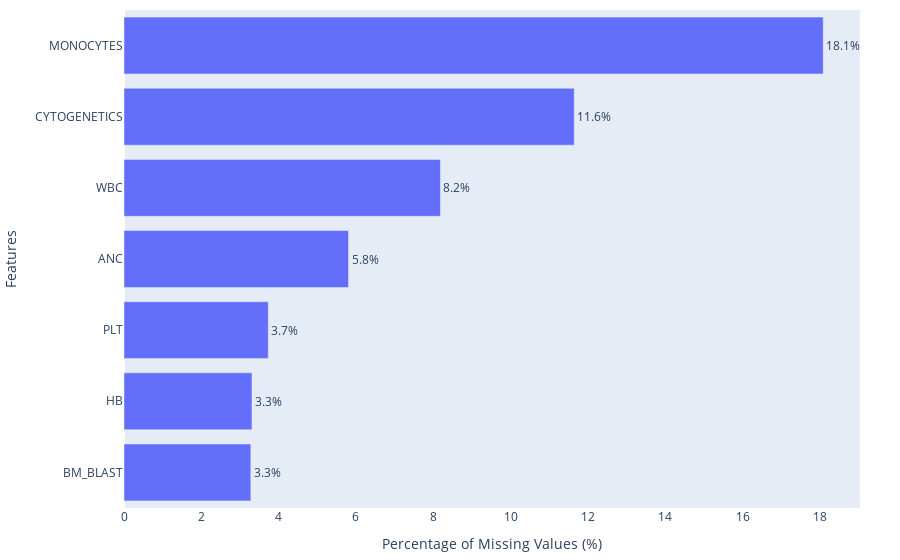
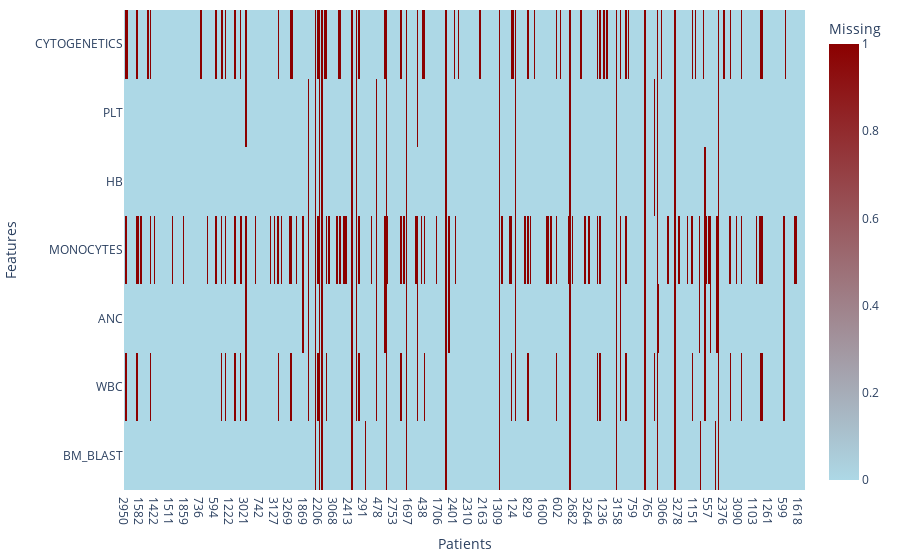
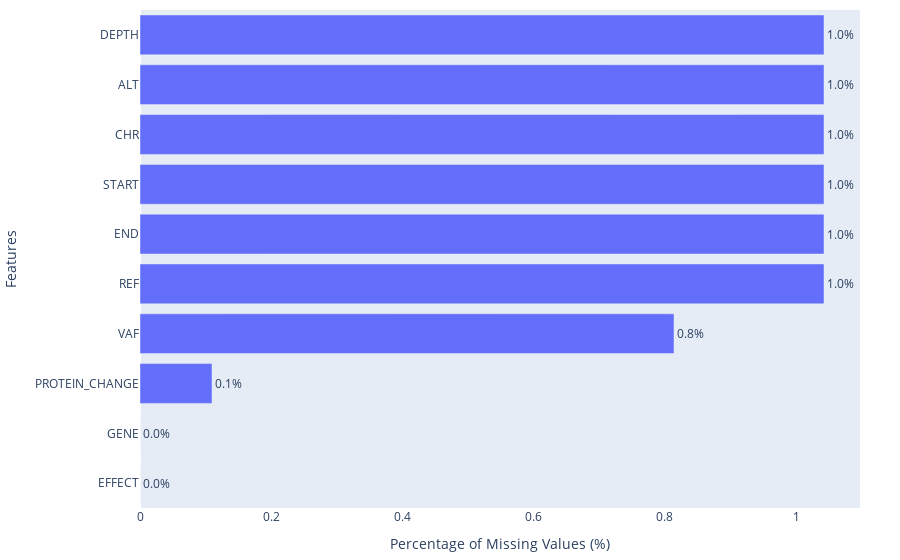
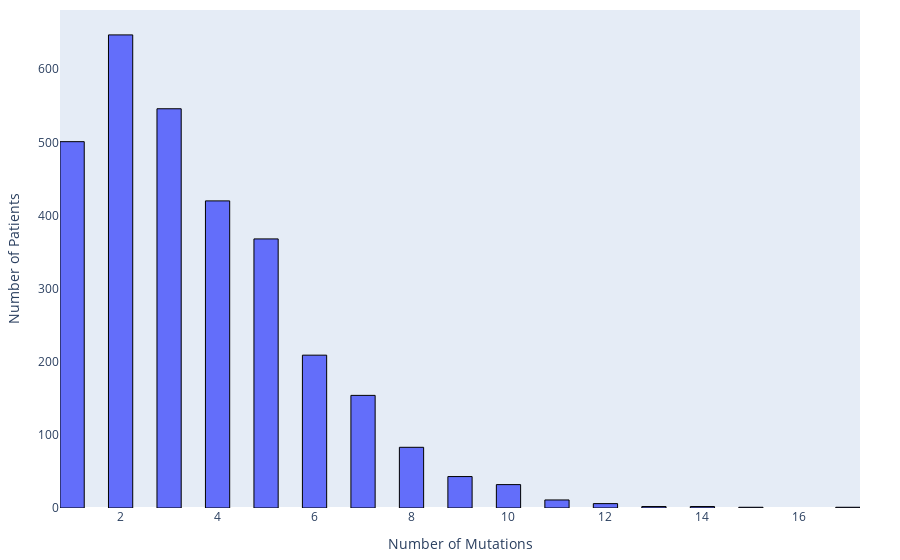

Source (notebook cell) for these figures, in order:
### Markdown cell above
## 1. Missing values — Clinical / Molecular

### Code cell
# Remove IDs and center info for missingness analysis
df_noid = df.drop(columns=["ID", "CENTER"], errors="ignore")
maf_noid = maf_df.drop(columns=["ID"], errors="ignore")

# -----------------------
# 1.1 Missing values (clinical)
# -----------------------
missing_clinical = df_noid.isnull().sum()
missing_clinical_pct = (missing_clinical / len(df_noid) * 100).sort_values()

fig1 = go.Figure(
    go.Bar(
        x=missing_clinical_pct.values,
        y=missing_clinical_pct.index,
        orientation="h",
        text=[f"{v:.1f}%" for v in missing_clinical_pct.values],
        textposition="outside",
    )
)

fig1.update_layout(
    xaxis_title="Percentage of Missing Values (%)",
    yaxis_title="Features",
    margin=dict(l=120, r=40, t=10, b=40),
    showlegend=False,
)
fig1.update_xaxes(showgrid=False)
fig1.update_yaxes(showgrid=False)

fig1.show()

# -----------------------
# 1.2 Missing-value heatmap (clinical)
# -----------------------
missing_matrix = df_noid.isnull().astype(int)

sample_size = min(500, len(df_noid))
missing_sample = missing_matrix.sample(n=sample_size, random_state=42)

z = missing_sample.T.values
x = missing_sample.index.astype(str)
y = missing_sample.columns.astype(str)

fig2 = go.Figure(
    go.Heatmap(
        z=z,
        x=x,
        y=y,
        colorscale=[[0, "lightblue"], [1, "darkred"]],
        colorbar=dict(title="Missing"),
    )
)

fig2.update_layout(
    xaxis_title="Patients",
    yaxis_title="Features",
    margin=dict(l=120, r=40, t=10, b=40),
)
fig2.update_xaxes(showgrid=False)
fig2.update_yaxes(showgrid=False)

fig2.show()

# -----------------------
# 1.3 Missing values (molecular)
# -----------------------
missing_molecular = maf_noid.isnull().sum()
missing_molecular_pct = (missing_molecular / len(maf_noid) * 100).sort_values()

fig3 = go.Figure(
    go.Bar(
        x=missing_molecular_pct.values,
        y=missing_molecular_pct.index,
        orientation="h",
        text=[f"{v:.1f}%" for v in missing_molecular_pct.values],
        textposition="outside",
    )
)

fig3.update_layout(
    xaxis_title="Percentage of Missing Values (%)",
    yaxis_title="Features",
    margin=dict(l=120, r=40, t=10, b=40),
    showlegend=False,
)
fig3.update_xaxes(showgrid=False)
fig3.update_yaxes(showgrid=False)

fig3.show()

# -----------------------
# 1.4 Mutations per patient
# -----------------------
mutations_per_patient = maf_df.groupby("ID").size()

fig4 = go.Figure(
    go.Histogram(
        x=mutations_per_patient.values,
        nbinsx=50,
    )
)

fig4.update_traces(marker_line_width=1, marker_line_color="black")
fig4.update_layout(
    xaxis_title="Number of Mutations",
    yaxis_title="Number of Patients",
    margin=dict(l=60, r=40, t=10, b=40),
    showlegend=False,
)
fig4.update_xaxes(showgrid=False)
fig4.update_yaxes(showgrid=False)

fig4.show()

# -----------------------
# 1.5 Clinical vs Molecular comparison (side-by-side)
# -----------------------
fig5 = make_subplots(rows=1, cols=2)

fig5.add_trace(
    go.Bar(
        x=missing_clinical_pct.values,
        y=missing_clinical_pct.index,
        orientation="h",
        text=[f"{v:.1f}%" for v in missing_clinical_pct.values],
        textposition="outside",
        marker_color="salmon",
    ),
    row=1,
    col=1,
)

fig5.add_trace(
    go.Bar(
        x=missing_molecular_pct.values,
        y=missing_molecular_pct.index,
        orientation="h",
        text=[f"{v:.1f}%" for v in missing_molecular_pct.values],
        textposition="outside",
        marker_color="skyblue",
    ),
    row=1,
    col=2,
)

fig5.update_xaxes(title_text="Missing %", showgrid=False, row=1, col=1)
fig5.update_yaxes(title_text="Features", showgrid=False, row=1, col=1)

fig5.update_xaxes(title_text="Missing %", showgrid=False, row=1, col=2)
fig5.update_yaxes(showgrid=False, row=1, col=2)

fig5.update_layout(
    margin=dict(l=120, r=40, t=10, b=40),
    showlegend=False,
)

fig5.show()

# -----------------------
# 1.6 Summary statistics
# -----------------------
print("\n=== Summary Statistics ===")
print("\nClinical data (df, excluding ID & CENTER):")
print(f"  Total samples: {len(df_noid)}")
print(
    f"  Features with missing values: "
    f"{(missing_clinical > 0).sum()}/{len(missing_clinical)}"
)
print(f"  Average missing rate: {missing_clinical_pct.mean():.2f}%")

print("\nMolecular data (maf_df, excluding ID):")
print(f"  Total mutations (rows): {len(maf_df)}")
print(
    f"  Features with missing values: "
    f"{(missing_molecular > 0).sum()}/{len(missing_molecular)}"
)
print(f"  Average missing rate: {missing_molecular_pct.mean():.2f}%")

### Figure 1 — Plotly figure (JSON) as saved in the notebook; plotly's stock layout.template omitted (floating-point values rounded to 4 significant figures)
{"data": [{"orientation": "h", "text": ["3.3%", "3.3%", "3.7%", "5.8%", "8.2%", "11.6%", "18.1%"], "textposition": "outside", "type": "bar", "x": [3.28, 3.31, 3.732, 5.808, 8.185, 11.65, 18.09], "y": ["BM_BLAST", "HB", "PLT", "ANC", "WBC", "CYTOGENETICS", "MONOCYTES"]}], "layout": {"margin": {"b": 40, "l": 120, "r": 40, "t": 10}, "showlegend": false, "xaxis": {"showgrid": false, "title": {"text": "Percentage of Missing Values (%)"}}, "yaxis": {"showgrid": false, "title": {"text": "Features"}}}}

### Figure 2 — Plotly figure (JSON) as saved in the notebook; plotly's stock layout.template omitted (floating-point values rounded to 4 significant figures; data arrays with more than 128 entries replaced by an {"elided": "..."} marker saying what was removed)
{"data": [{"colorbar": {"title": {"text": "Missing"}}, "colorscale": [[0, "lightblue"], [1, "darkred"]], "type": "heatmap", "x": {"elided": "500 str values"}, "y": ["BM_BLAST", "WBC", "ANC", "MONOCYTES", "HB", "PLT", "CYTOGENETICS"], "z": {"elided": "7x500 int values"}}], "layout": {"margin": {"b": 40, "l": 120, "r": 40, "t": 10}, "xaxis": {"showgrid": false, "title": {"text": "Patients"}}, "yaxis": {"showgrid": false, "title": {"text": "Features"}}}}

### Figure 3 — Plotly figure (JSON) as saved in the notebook; plotly's stock layout.template omitted (floating-point values rounded to 4 significant figures)
{"data": [{"orientation": "h", "text": ["0.0%", "0.0%", "0.1%", "0.8%", "1.0%", "1.0%", "1.0%", "1.0%", "1.0%", "1.0%"], "textposition": "outside", "type": "bar", "x": [0.0, 0.0, 0.1097, 0.8139, 1.043, 1.043, 1.043, 1.043, 1.043, 1.043], "y": ["EFFECT", "GENE", "PROTEIN_CHANGE", "VAF", "REF", "END", "START", "CHR", "ALT", "DEPTH"]}], "layout": {"margin": {"b": 40, "l": 120, "r": 40, "t": 10}, "showlegend": false, "xaxis": {"showgrid": false, "title": {"text": "Percentage of Missing Values (%)"}}, "yaxis": {"showgrid": false, "title": {"text": "Features"}}}}

### Figure 4 — Plotly figure (JSON) as saved in the notebook; plotly's stock layout.template omitted (floating-point values rounded to 4 significant figures; data arrays with more than 128 entries replaced by an {"elided": "..."} marker saying what was removed)
{"data": [{"marker": {"line": {"color": "black", "width": 1}}, "nbinsx": 50, "type": "histogram", "x": {"elided": "3026 int values"}}], "layout": {"margin": {"b": 40, "l": 60, "r": 40, "t": 10}, "showlegend": false, "xaxis": {"showgrid": false, "title": {"text": "Number of Mutations"}}, "yaxis": {"showgrid": false, "title": {"text": "Number of Patients"}}}}
